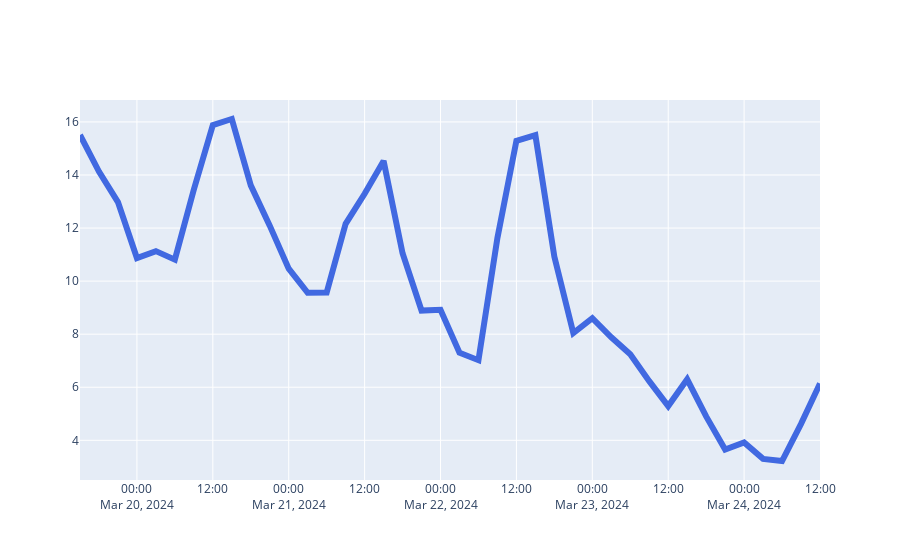

This figure's notebook cell:
### Code cell
# add the temperature
fig.add_trace(
    go.Scatter(
        x=df['datum'],
        y=df['temperatuur'],
        name='Temperatuur',
        line=dict(color='royalblue', width=6)
    )
    )
